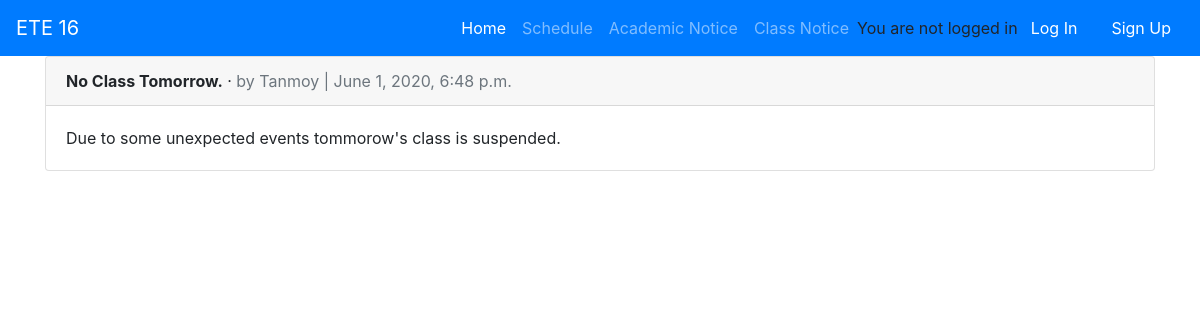
Page /class_notice/ on the earlier database version.
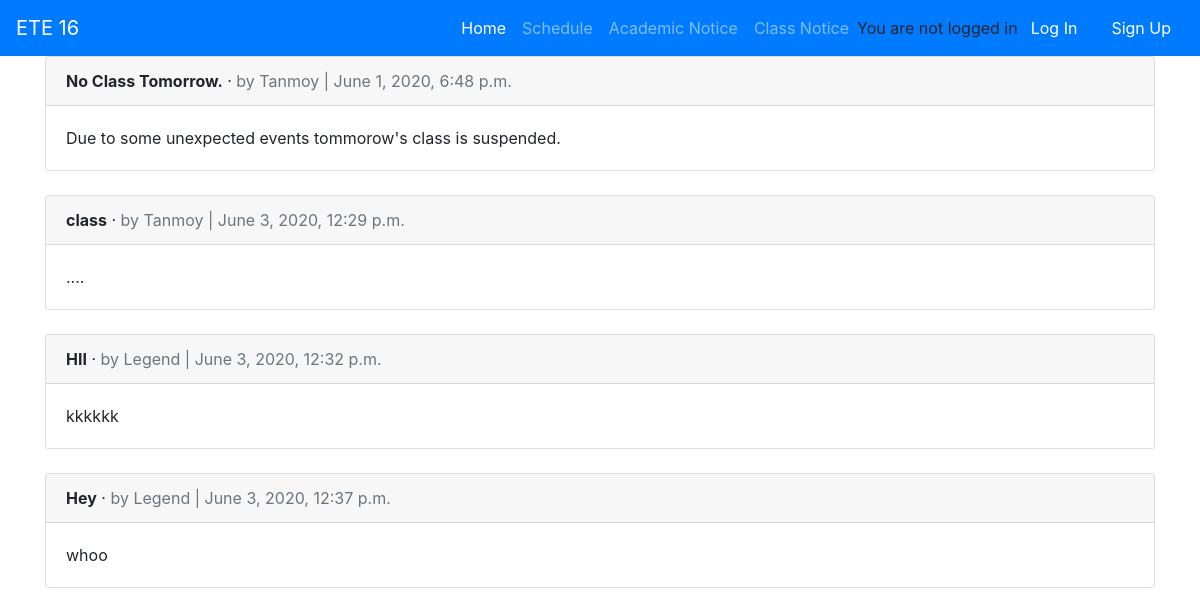
Same page on the later database version.
### ClassNotice/models.py (models this page shows, shortened)
class ClassNotice(models.Model):
	title = models.CharField(max_length=255)
	body = models.TextField()
	date = models.DateTimeField(auto_now_add = True)
	author = models.ForeignKey(
		settings.AUTH_USER_MODEL,
		on_delete = models.CASCADE,
		)

### users/models.py (models this page shows)
class CustomUser(AbstractUser):
	roll = models.IntegerField(validators=[MinValueValidator(1604001),MaxValueValidator(1604060)],null=True,blank=False)
	email = models.EmailField(null=False,blank=False)
	REQUIRED_FIELDS = ['roll','email']

### ClassNotice/views.py (the view)
# urls.py: path('',ClassNoticeView.as_view(),name='class_notice_list')
class ClassNoticeView(ListView):
	model = ClassNotice
	template_name = 'class_notice_list.html'

### templates/class_notice_list.html (shortened to what this page needs)
{% extends 'base.html' %}
{% block content %}
  {% for notice in object_list %}
    <div class="card">
      <div class="card-header">
        <span class="font-weight-bold">{{ notice.title }}</span> &middot;
        <span class="text-muted">by {{ notice.author }} | {{ notice.date }}</span>
      </div>
      <div class="card-body">
        {{ notice.body }}
      </div>
    </div>
    <br />
  {% endfor %}
{% endblock content %}

### templates/base.html (shortened to what this page needs)
<!DOCTYPE html>
<!DOCTYPE html>
<html>
<head>
	<link rel="stylesheet" href="https://stackpath.bootstrapcdn.com/bootstrap/4.5.0/css/bootstrap.min.css">
</head>
<body>
	<nav class="navbar navbar-expand-lg navbar-dark bg-primary">
		<a class="navbar-brand" href="{% url 'home' %}">ETE 16</a>
		<div class="collapse navbar-collapse" id="navbarNav">
		<ul class="navbar-nav ml-auto">
		  <li class="nav-item active">
		    <a class="nav-link" href="#">Home<span class="sr-only">(current)</span></a>
		  </li>
		  <li class="nav-item">
		    <a class="nav-link" href="{% url 'schedule' %}">Schedule</a>
		  </li>
		  <li class="nav-item">
		    <a class="nav-link" href="{% url 'academic_notice' %}">Academic Notice</a>
		  </li>
		  <li class="nav-item">
		    <a class="nav-link" href="{% url 'class_notice_list' %}">Class Notice</a>
		  </li>
	{% if user.is_authenticated %}
			<li class="nav-item">
				<a href="#" class="nav-link dropdown-toggle" id="studentmenu" data-toggle="dropdown" aria-haspopup="true" aria-expanded="false">{{ user.username }}</a>
				<div class="dropdown-menu dropdown-menu-right" aria-labelledby="studentmenu">
					<a class="dropdown-item" href="{% url 'password_change' %}">Change Password</a>
					<div class="dropdown-divider"></div>
					<a href="{% url 'logout' %}" class="dropdown-item">Log Out</a>
				</div>
			</li>
	{% else %}
			<form class="form-inline ml-auto bg-primary">You are not logged in
			<a href="{% url 'login' %}" class="btn btn-primary">Log In</a>
			<a href="{%url 'signup'%}" class="btn btn-primary ml-2">Sign Up</a>
			</form>
	{% endif %}
	</ul>
	</div>
	</nav>
	<div class="container">
	{% block content %}
	{% endblock content %}
	</div>
</body>
</html>

Differences in the rows shown:
added ClassNotice: title "class", author "Tanmoy", date "June 3, 2020, 12:29 p.m.", body "...."
added ClassNotice: title "HII", author "Legend", date "June 3, 2020, 12:32 p.m.", body "kkkkkk"
added ClassNotice: title "Hey", author "Legend", date "June 3, 2020, 12:37 p.m.", body "whoo"
